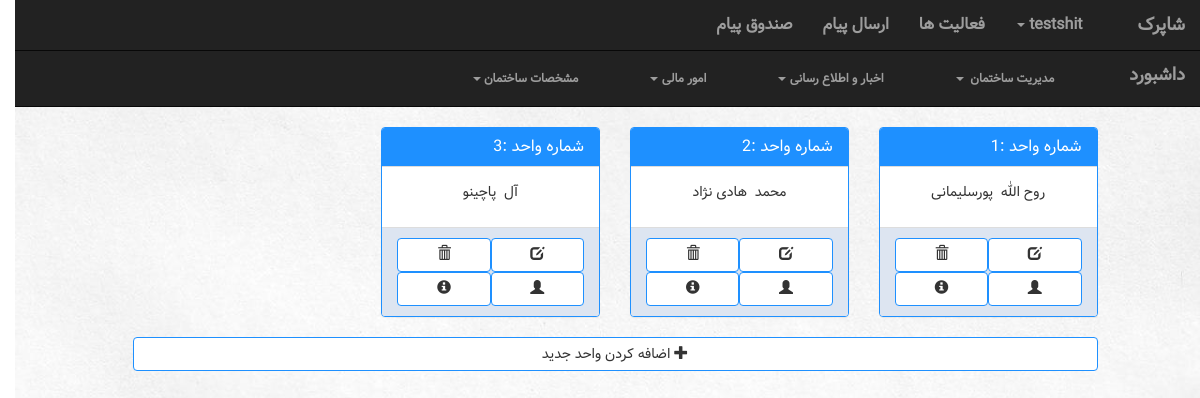
/building/1/unit/ (signed in), run on an earlier commit of the app's database.
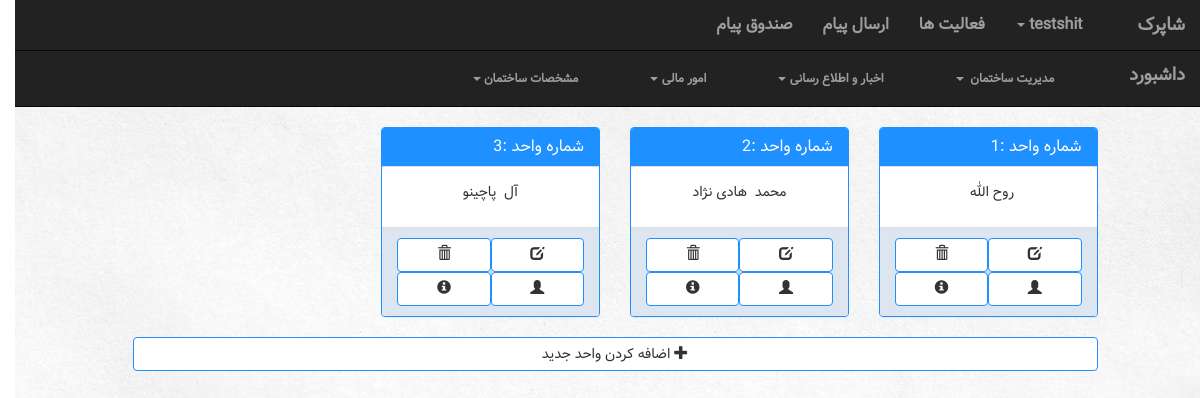
And on a later commit of the database.
### building/models.py (models this page shows, shortened)
class Unit(models.Model):
    size = models.IntegerField()
    info = models.TextField()
    number = models.IntegerField()
    account = models.ForeignKey(Account, on_delete=models.CASCADE, null=True, blank=True)
    building = models.ForeignKey(Building, on_delete=models.CASCADE)

### manageUser/models.py (models this page shows, shortened)
class Account(models.Model):
    user = models.OneToOneField(User, on_delete=models.CASCADE)
    type = models.IntegerField(default=UserType.MANAGER)
    activation_key = models.CharField(max_length=40, blank=True, null=True)
    def __str__(self):
        return self.user.first_name

### building/views.py (the view)
# urls.py: url(r'^(?P<building_id>[0-9]+)/unit/$', views.unit, name="unit"),
def unit(request, building_id):
    getbuilding = Building.objects.get(pk=building_id)
    context = {'building': getbuilding,
               'accountType':  Account.objects.get(user=request.user).type,
               'all_units': Unit.objects.filter(building=getbuilding),
               'createUnitForm': myForm.CreateUnitForm,
                    }
    return render(request, 'building/unit.html', context)

### building/templates/building/unit.html (shortened to what this page needs)
{% extends 'building/UserNavBar.html' %}
{% block navbar %}{% if accountType == 1 %} {% include 'building/managerNavBar.html' %} {% else %} {% include 'building/neighborNavBar.html' %}  {% endif %}{% endblock %}
{% block body %}
 <div class='row'>
    <div class="col-sm-10 col-lg-offset-1">
        {% for unit in all_units %}
            <div class='col-sm-3'>
                <div class="panel panel-default">
                    <div class="panel-heading">
                        <h4 class='panel-title'>شماره واحد :{{ unit.number }}</h4>
                    </div>
                    <div class="panel-body">
                        <p>
                            {{ unit.account.user.first_name }}  &nbsp;{{ unit.account.user.last_name }}
                        </p>
                    </div>
                    <div class='panel-footer container-fluid'>
                        <a class='col-md-6 btn btn-default' href='#' data-toggle="tooltip" title="حذف واحد"><span class="glyphicon glyphicon-trash" aria-hidden="true"></span></a>
                        <a class='col-md-6 btn btn-default' href='#' data-toggle="tooltip" title="تغییر مشخصات واحد"><span class="glyphicon glyphicon-edit" aria-hidden="true"></span></a>
                        <a class='col-md-6 btn btn-default' href='#' data-toggle="tooltip" title="مشخصات واحد"><span class="glyphicon glyphicon-info-sign" aria-hidden="true"></span></a>
                        <a class='col-md-6 btn btn-default' href='#' data-toggle="tooltip" title="تغییر ساکن"><span class="glyphicon glyphicon-user" aria-hidden="true"></span></a>
                    </div>
                </div>
            </div>
        {% endfor %}
        <div class="col-md-12">
                <button class="col-md-12 btn btn-default" data-toggle="modal" data-target="#myModal">  <span class="glyphicon glyphicon-plus" aria-hidden="true"></span> اضافه کردن واحد جدید </button>
        </div>
    </div>
 </div>
{% endblock %}

What changed in the data, as far as the page shows it:
changed through a linked row, Unit "روح الله": account.user.last_name "پورسلیمانی" → (not shown)
